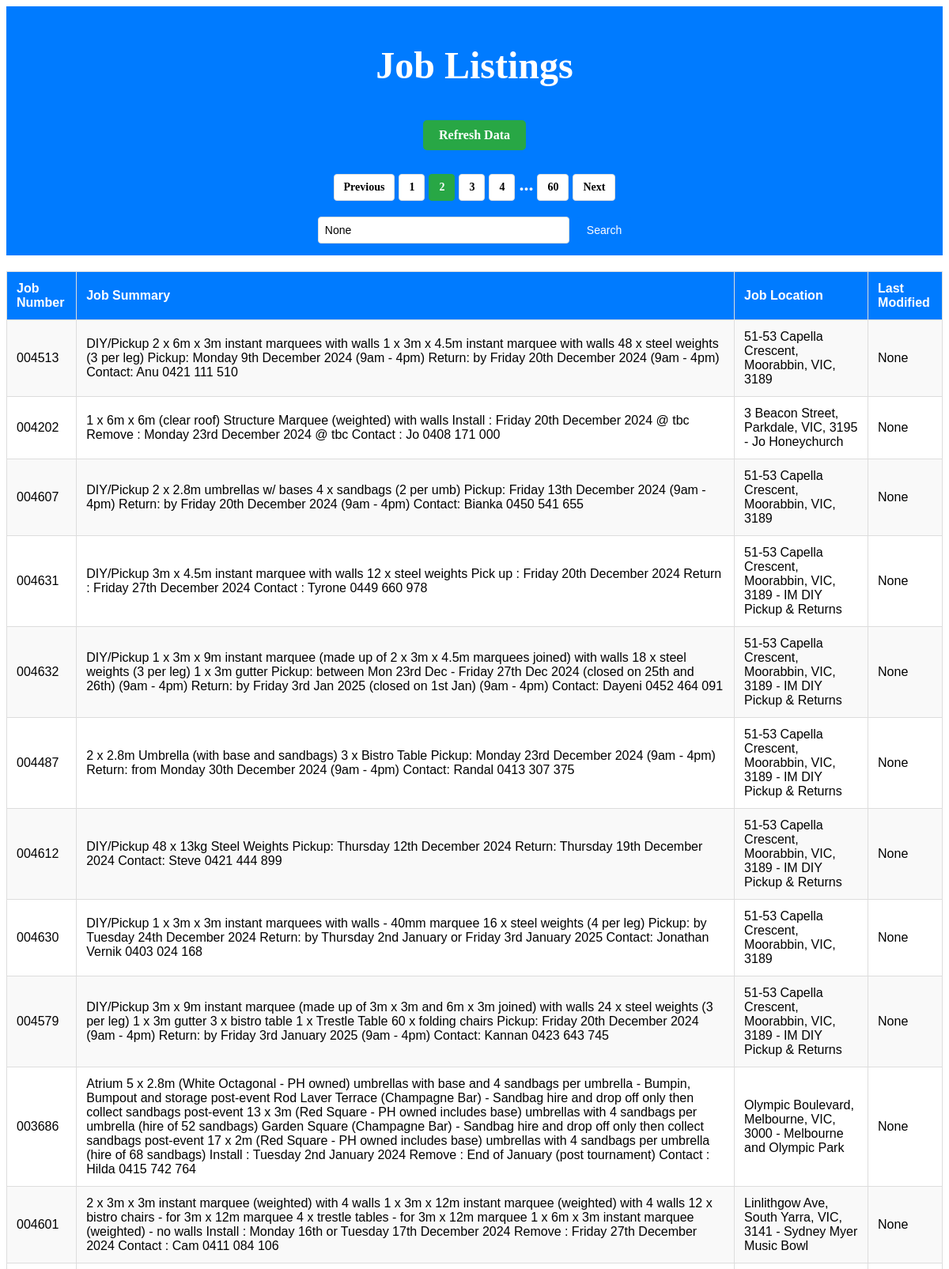
Screenshot of /?page=2 (upper part) with the database file from the repository.
### tables this page shows
CREATE TABLE jobs (
            job_number TEXT PRIMARY KEY,
            job_summary TEXT,
            job_location TEXT,
            last_modified TIMESTAMP
        );

### app.py (the view)
@app.route("/")
def home():
    page = int(request.args.get('page', 1))
    search_query = request.args.get('search', None)
    jobs, total_jobs = get_cached_jobs(page=page, per_page=20, search_query=search_query)
    total_pages = (total_jobs + 19) // 20  # Calculate total pages
    return render_template(
        "index.html",
        jobs=jobs,
        current_page=page,
        total_pages=total_pages,
        search_query=search_query
    )

### templates/index.html (shortened to what this page needs)
<!DOCTYPE html>
<html lang="en">
<head>
    <link rel="stylesheet" href="{{ url_for('static', filename='styles.css') }}">
</head>
<body>
    <header>
        <h1>Job Listings</h1>
        <a href="/refresh" class="refresh-button">Refresh Data</a>
        <div class="pagination">
            {% if current_page > 1 %}
                <a href="/?page={{ current_page - 1 }}{% if search_query %}&search={{ search_query }}{% endif %}">Previous</a>
            {% endif %}
            <a href="/?page=1{% if search_query %}&search={{ search_query }}{% endif %}"
               class="{% if current_page == 1 %}active{% endif %}">1</a>
            {% for i in range(current_page - 2, current_page + 3) %}
                {% if i > 1 and i < total_pages %}
                    <a href="/?page={{ i }}{% if search_query %}&search={{ search_query }}{% endif %}"
                       class="{% if i == current_page %}active{% endif %}">{{ i }}</a>
                {% endif %}
            {% endfor %}
            {% if current_page < total_pages - 3 %}
                <span>...</span>
            {% endif %}
            {% if total_pages > 1 %}
                <a href="/?page={{ total_pages }}{% if search_query %}&search={{ search_query }}{% endif %}"
                   class="{% if current_page == total_pages %}active{% endif %}">{{ total_pages }}</a>
            {% endif %}
            {% if current_page < total_pages %}
                <a href="/?page={{ current_page + 1 }}{% if search_query %}&search={{ search_query }}{% endif %}">Next</a>
            {% endif %}
        </div>
        <form method="get" action="/">
            <input type="text" name="search" placeholder="Search jobs..." value="{{ search_query }}">
            <button type="submit">Search</button>
        </form>
    </header>
    <main>
        <table>
            <thead>
                <tr>
                    <th>Job Number</th>
                    <th>Job Summary</th>
                    <th>Job Location</th>
                    <th>Last Modified</th>
                </tr>
            </thead>
            <tbody>
                {% for job in jobs %}
                    <tr class="{% if job[3] and job[3] < current_time - timedelta(hours=1) %}outdated{% endif %}">
                        <td>{{ job[0] }}</td>
                        <td>{{ job[1] }}</td>
                        <td>{{ job[2] }}</td>
                        <td>{{ job[3] }}</td>
                    </tr>
                {% else %}
                    <tr>
                        <td colspan="4">No jobs available</td>
                    </tr>
                {% endfor %}
            </tbody>
        </table>
    </main>
</body>
</html>

### static/styles.css (style rules this page uses)
table { width: 100%; border-collapse: collapse; margin: 20px 0; font-size: 16px; font-family: Arial, sans-serif; text-align: left; }
thead { background-color: #007bff; color: white; }
th, td { border: 1px solid #ddd; padding: 12px; }
tbody tr:nth-child(odd) { background-color: #f9f9f9; }
tbody tr:nth-child(even) { background-color: #ffffff; }
header { background-color: #007bff; color: white; padding: 15px; text-align: center; font-size: 24px; font-weight: bold; }
.refresh-button { text-decoration: none; color: white; background-color: #28a745; padding: 10px 20px; border-radius: 5px; font-size: 16px; display: inline-block; margin: 10px 0; }
.pagination { display: flex; justify-content: center; flex-wrap: wrap; gap: 5px; margin-top: 20px; margin-bottom: 10px; }
.pagination a { padding: 8px 12px; text-decoration: none; color: #000000; background-color: #ffffff; border: 1px solid #ddd; border-radius: 4px; font-size: 14px; transition: background-color 0.2s ease, color 0.2s ease; }
.pagination a.active { background-color: #28a745; color: white; border-color: #28a745; }
form { display: flex; justify-content: center; margin-top: 20px; gap: 10px; }
form input { padding: 8px; border: 1px solid #ddd; border-radius: 4px; font-size: 14px; width: 300px; }
form button { padding: 8px 12px; background-color: #007bff; color: white; border: none; border-radius: 4px; cursor: pointer; font-size: 14px; }

### rows the page displays
jobs: job_number "004513", job_summary "DIY/Pickup 2 x 6m x 3m instant marquees with walls 1 x 3m x 4.5m instant marquee with walls 48 x steel weights (3 per leg) Pickup: Monday 9th December 2024 (9am - 4pm) Return: by Friday 20th December 2024 (9am - 4pm) Contact: Anu 0421 111 510", job_location "51-53 Capella Crescent, Moorabbin, VIC, 3189", job "None"
jobs: job_number "004202", job_summary "1 x 6m x 6m (clear roof) Structure Marquee (weighted) with walls Install : Friday 20th December 2024 @ tbc Remove : Monday 23rd December 2024 @ tbc Contact : Jo 0408 171 000", job_location "3 Beacon Street, Parkdale, VIC, 3195 - Jo Honeychurch", job "None"
jobs: job_number "004607", job_summary "DIY/Pickup 2 x 2.8m umbrellas w/ bases 4 x sandbags (2 per umb) Pickup: Friday 13th December 2024 (9am - 4pm) Return: by Friday 20th December 2024 (9am - 4pm) Contact: Bianka 0450 541 655", job_location "51-53 Capella Crescent, Moorabbin, VIC, 3189", job "None"
jobs: job_number "004631", job_summary "DIY/Pickup 3m x 4.5m instant marquee with walls 12 x steel weights Pick up : Friday 20th December 2024 Return : Friday 27th December 2024 Contact : Tyrone 0449 660 978", job_location "51-53 Capella Crescent, Moorabbin, VIC, 3189 - IM DIY Pickup & Returns", job "None"
jobs: job_number "004632", job_summary "DIY/Pickup 1 x 3m x 9m instant marquee (made up of 2 x 3m x 4.5m marquees joined) with walls 18 x steel weights (3 per leg) 1 x 3m gutter Pickup: between Mon 23rd Dec - Friday 27th Dec 2024 (closed on 25th and 26th) (9am - 4pm) Return: by Friday 3rd Jan 2025 (closed on 1st Jan) (9am - 4pm) Contact: Dayeni 0452 464 091", job_location "51-53 Capella Crescent, Moorabbin, VIC, 3189 - IM DIY Pickup & Returns", job "None"
jobs: job_number "004487", job_summary "2 x 2.8m Umbrella (with base and sandbags) 3 x Bistro Table Pickup: Monday 23rd December 2024 (9am - 4pm) Return: from Monday 30th December 2024 (9am - 4pm) Contact: Randal 0413 307 375", job_location "51-53 Capella Crescent, Moorabbin, VIC, 3189 - IM DIY Pickup & Returns", job "None"
jobs: job_number "004612", job_summary "DIY/Pickup 48 x 13kg Steel Weights Pickup: Thursday 12th December 2024 Return: Thursday 19th December 2024 Contact: Steve 0421 444 899", job_location "51-53 Capella Crescent, Moorabbin, VIC, 3189 - IM DIY Pickup & Returns", job "None"
jobs: job_number "004630", job_summary "DIY/Pickup 1 x 3m x 3m instant marquees with walls - 40mm marquee 16 x steel weights (4 per leg) Pickup: by Tuesday 24th December 2024 Return: by Thursday 2nd January or Friday 3rd January 2025 Contact: Jonathan Vernik 0403 024 168", job_location "51-53 Capella Crescent, Moorabbin, VIC, 3189", job "None"
jobs: job_number "004579", job_summary "DIY/Pickup 3m x 9m instant marquee (made up of 3m x 3m and 6m x 3m joined) with walls 24 x steel weights (3 per leg) 1 x 3m gutter 3 x bistro table 1 x Trestle Table 60 x folding chairs Pickup: Friday 20th December 2024 (9am - 4pm) Return: by Friday 3rd January 2025 (9am - 4pm) Contact: Kannan 0423 643 745", job_location "51-53 Capella Crescent, Moorabbin, VIC, 3189 - IM DIY Pickup & Returns", job "None"
jobs: job_number "003686", job_summary "Atrium 5 x 2.8m (White Octagonal - PH owned) umbrellas with base and 4 sandbags per umbrella - Bumpin, Bumpout and storage post-event Rod Laver Terrace (Champagne Bar) - Sandbag hire and drop off only then collect sandbags post-event 13 x 3m (Red Square - PH owned includes base) umbrellas with 4 sandbags per umbrella (hire of 52 sandbags) Garden Square (Champagne Bar) - Sandbag hire and drop off only then collect sandbags post-event 17 x 2m (Red Square - PH owned includes base) umbrellas with 4 sandbags per umbrella (hire of 68 sandbags) Install : Tuesday 2nd January 2024 Remove : End of January (post tournament) Contact : Hilda 0415 742 764", job_location "Olympic Boulevard, Melbourne, VIC, 3000 - Melbourne and Olympic Park", job "None"
jobs: job_number "004601", job_summary "2 x 3m x 3m instant marquee (weighted) with 4 walls 1 x 3m x 12m instant marquee (weighted) with 4 walls 12 x bistro chairs - for 3m x 12m marquee 4 x trestle tables - for 3m x 12m marquee 1 x 6m x 3m instant marquee (weighted) - no walls Install : Monday 16th or Tuesday 17th December 2024 Remove : Friday 27th December 2024 Contact : Cam 0411 084 106", job_location "Linlithgow Ave, South Yarra, VIC, 3141 - Sydney Myer Music Bowl", job "None"

### other values shown
{{ i }} "2" "3" "4"
{{ total_pages }} "60"
